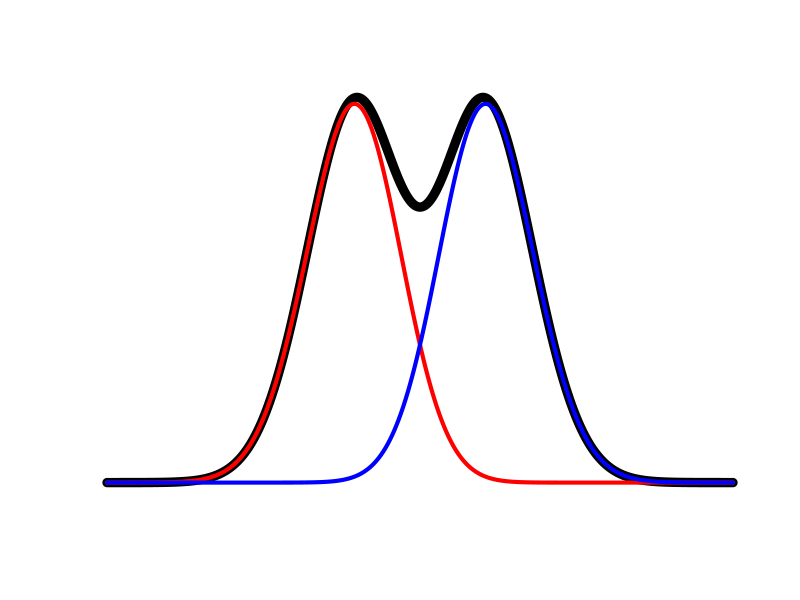

Reproduce this figure in R.
# Normal distributions found in the Tower of Pisa
# www.overfitting.net
# https://www.overfitting.net/2026/01/distribuciones-normales-en-la-torre-de.html

library(Cairo)


plot_two_skew_normals_and_sum <- function(
        xi1 = -0.2, xi2 =  0.2,  # location
        omega1 = 1, omega2 = 1,  # width (~stddev)
        alpha1 = -4, alpha2 = 4,  # skewness (asymmetry)
        n = 5000, labels = FALSE
) {
    # Skewed normal distribution function
    dskewnorm <- function(x, xi, omega, alpha) {
        z <- (x - xi) / omega
        2 / omega * dnorm(z) * pnorm(alpha * z)
    }
    
    
    # Calculations
    from <- min(xi1 - 5*omega1, xi2 - 5*omega2)
    to   <- max(xi1 + 5*omega1, xi2 + 5*omega2)
    x <- seq(from, to, length.out = n)
    
    y1 <- dskewnorm(x, xi1, omega1, alpha1)
    y2 <- dskewnorm(x, xi2, omega2, alpha2)
    ysum <- y1 + y2
    

    # Plotting
    plot(x, ysum, type = "l", lwd = 9,
         axes = labels, ann = labels)
    lines(x, y1, lwd = 4, col='red')
    lines(x, y2, lwd = 4, col='blue')
}


# Adjustments to fit the staircase in the Tower of Pisa
CairoPNG("plot_skew_normals.png", width=2000, height=1024)
plot_two_skew_normals_and_sum(
    xi1 = -3.7, xi2 = 3.7,
    omega1=5, omega2=5,
    alpha1 = -0.8, alpha2 = 0.8
)
dev.off()
